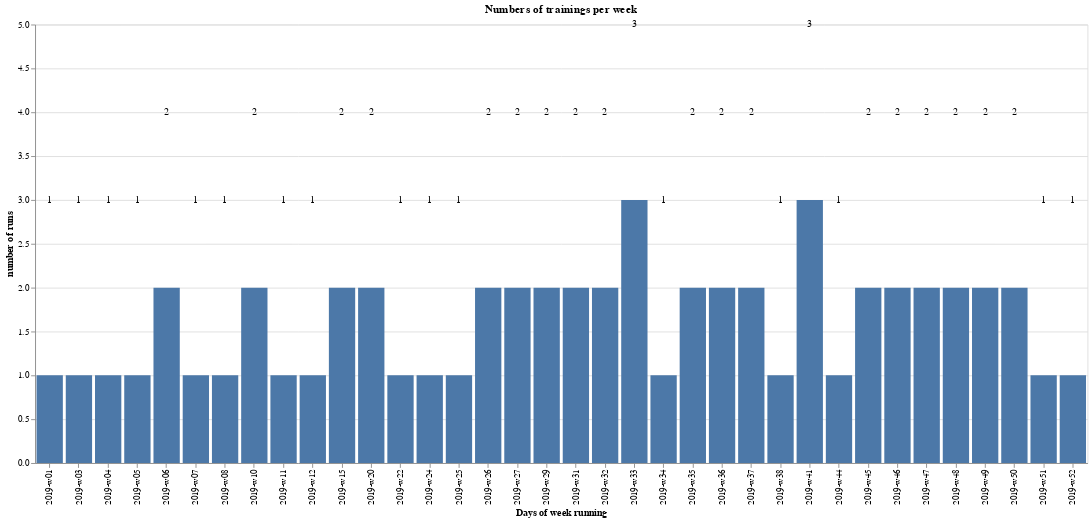

The code cell stored with this chart in its notebook:
### Markdown cell above
- Mais frequência nos treinos (a partir do segundo semestre), maiores distâncias.

![](./images/altair.png)

### Code cell
labels = (
    alt.Chart(
        runs
        .groupby("Year-week")
        .agg(
            label = ("total_distance_km", "count")
        )
        .assign(
            y = lambda x: x.label + 2
        )
        .reset_index()
    )
    .mark_text()
    .encode(
        x = "Year-week:O",
        y = "y",
        text = "label"
    )
)


# the chart
chart = (
    alt.Chart(runs)
    .mark_bar()
    .encode(
        alt.X("Year-week:O", bin = False, title = "Days of week running"),
        alt.Y(aggregate = "count", type = "quantitative", title = "number of runs")
    )
    #.mark_text
    .properties(
        title = "Numbers of trainings per week",
        width = 1200,
        height = 500
    )
)

chart + labels

### Figure 1 — Vega-Lite specification as saved in the notebook (floating-point values rounded to 4 significant figures)
{"config": {"view": {"continuousWidth": 400, "continuousHeight": 300}}, "layer": [{"data": {"name": "data-727f140e48b5c1fc454d352508e59e2d"}, "mark": "bar", "encoding": {"x": {"bin": false, "field": "Year-week", "title": "Days of week running", "type": "ordinal"}, "y": {"aggregate": "count", "title": "number of runs", "type": "quantitative"}}, "height": 500, "title": "Numbers of trainings per week", "width": 1200}, {"data": {"name": "data-c46ffe09861a190a328aec9bdf5cfa88"}, "mark": "text", "encoding": {"text": {"field": "label", "type": "quantitative"}, "x": {"field": "Year-week", "type": "ordinal"}, "y": {"field": "y", "type": "quantitative"}}}], "$schema": "https://vega.github.io/schema/vega-lite/v4.17.0.json", "datasets": {"data-727f140e48b5c1fc454d352508e59e2d": [{"Year-month": "2019-01", "Year-week": "2019-w01", "total_distance_km": 5.822, "mean_speed_km": 9.341}, {"Year-month": "2019-01", "Year-week": "2019-w03", "total_distance_km": 5.275, "mean_speed_km": 8.829}, {"Year-month": "2019-01", "Year-week": "2019-w04", "total_distance_km": 10.15, "mean_speed_km": 8.561}, {"Year-month": "2019-02", "Year-week": "2019-w05", "total_distance_km": 4.537, "mean_speed_km": 8.155}, {"Year-month": "2019-02", "Year-week": "2019-w06", "total_distance_km": 5.32, "mean_speed_km": 10.14}, {"Year-month": "2019-02", "Year-week": "2019-w06", "total_distance_km": 1.89, "mean_speed_km": 8.525}, {"Year-month": "2019-02", "Year-week": "2019-w07", "total_distance_km": 4.903, "mean_speed_km": 7.416}, {"Year-month": "2019-03", "Year-week": "2019-w08", "total_distance_km": 5.043, "mean_speed_km": 8.424}, {"Year-month": "2019-03", "Year-week": "2019-w10", "total_distance_km": 14.25, "mean_speed_km": 28.94}, {"Year-month": "2019-03", "Year-week": "2019-w10", "total_distance_km": 4.008, "mean_speed_km": 6.705}, {"Year-month": "2019-03", "Year-week": "2019-w11", "total_distance_km": 8.031, "mean_speed_km": 8.52}, {"Year-month": "2019-03", "Year-week": "2019-w12", "total_distance_km": 4.163, "mean_speed_km": 7.275}, {"Year-month": "2019-04", "Year-week": "2019-w15", "total_distance_km": 9.937, "mean_speed_km": 8.173}, {"Year-month": "2019-04", "Year-week": "2019-w15", "total_distance_km": 5.061, "mean_speed_km": 8.545}, {"Year-month": "2019-05", "Year-week": "2019-w20", "total_distance_km": 5.059, "mean_speed_km": 5.834}, {"Year-month": "2019-05", "Year-week": "2019-w20", "total_distance_km": 5.058, "mean_speed_km": 8.67}, {"Year-month": "2019-06", "Year-week": "2019-w22", "total_distance_km": 6.675, "mean_speed_km": 8.072}, {"Year-month": "2019-06", "Year-week": "2019-w24", "total_distance_km": 4.762, "mean_speed_km": 9.378}, {"Year-month": "2019-06", "Year-week": "2019-w25", "total_distance_km": 4.813, "mean_speed_km": 6.286}, {"Year-month": "2019-06", "Year-week": "2019-w26", "total_distance_km": 5.178, "mean_speed_km": 8.084}, {"Year-month": "2019-07", "Year-week": "2019-w26", "total_distance_km": 5.053, "mean_speed_km": 6.551}, {"Year-month": "2019-07", "Year-week": "2019-w27", "total_distance_km": 10.06, "mean_speed_km": 8.658}, {"Year-month": "2019-07", "Year-week": "2019-w27", "total_distance_km": 5.11, "mean_speed_km": 9.662}, {"Year-month": "2019-07", "Year-week": "2019-w29", "total_distance_km": 12.42, "mean_speed_km": 8.367}, {"Year-month": "2019-07", "Year-week": "2019-w29", "total_distance_km": 5.09, "mean_speed_km": 4.401}, {"Year-month": "2019-08", "Year-week": "2019-w31", "total_distance_km": 10.11, "mean_speed_km": 8.513}, {"Year-month": "2019-08", "Year-week": "2019-w31", "total_distance_km": 6.026, "mean_speed_km": 7.468}, {"Year-month": "2019-08", "Year-week": "2019-w32", "total_distance_km": 12.39, "mean_speed_km": 7.927}, {"Year-month": "2019-08", "Year-week": "2019-w32", "total_distance_km": 10.45, "mean_speed_km": 8.076}, {"Year-month": "2019-08", "Year-week": "2019-w33", "total_distance_km": 10.36, "mean_speed_km": 7.985}, {"Year-month": "2019-08", "Year-week": "2019-w33", "total_distance_km": 9.835, "mean_speed_km": 7.933}, {"Year-month": "2019-08", "Year-week": "2019-w33", "total_distance_km": 7.511, "mean_speed_km": 6.725}, {"Year-month": "2019-08", "Year-week": "2019-w34", "total_distance_km": 14.21, "mean_speed_km": 7.616}, {"Year-month": "2019-09", "Year-week": "2019-w35", "total_distance_km": 10.1, "mean_speed_km": 10.12}, {"Year-month": "2019-09", "Year-week": "2019-w35", "total_distance_km": 9.999, "mean_speed_km": 7.649}, {"Year-month": "2019-09", "Year-week": "2019-w36", "total_distance_km": 15.23, "mean_speed_km": 8.127}, {"Year-month": "2019-09", "Year-week": "2019-w36", "total_distance_km": 9.065, "mean_speed_km": 8.017}, {"Year-month": "2019-09", "Year-week": "2019-w37", "total_distance_km": 9.908, "mean_speed_km": 9.793}, {"Year-month": "2019-09", "Year-week": "2019-w37", "total_distance_km": 7.158, "mean_speed_km": 7.856}, {"Year-month": "2019-09", "Year-week": "2019-w38", "total_distance_km": 16.08, "mean_speed_km": 8.123}, {"Year-month": "2019-10", "Year-week": "2019-w41", "total_distance_km": 8.098, "mean_speed_km": 9.159}, {"Year-month": "2019-10", "Year-week": "2019-w41", "total_distance_km": 13.86, "mean_speed_km": 8.329}, {"Year-month": "2019-10", "Year-week": "2019-w41", "total_distance_km": 10.15, "mean_speed_km": 9.537}, {"Year-month": "2019-11", "Year-week": "2019-w44", "total_distance_km": 18.33, "mean_speed_km": 8.063}, {"Year-month": "2019-11", "Year-week": "2019-w45", "total_distance_km": 8.076, "mean_speed_km": 6.308}, {"Year-month": "2019-11", "Year-week": "2019-w45", "total_distance_km": 10.1, "mean_speed_km": 7.832}, {"Year-month": "2019-11", "Year-week": "2019-w46", "total_distance_km": 19.02, "mean_speed_km": 7.764}, {"Year-month": "2019-11", "Year-week": "2019-w46", "total_distance_km": 8.667, "mean_speed_km": 8.364}, {"Year-month": "2019-11", "Year-week": "2019-w47", "total_distance_km": 9.897, "mean_speed_km": 8.22}, {"Year-month": "2019-11", "Year-week": "2019-w47", "total_distance_km": 14.35, "mean_speed_km": 8.753}, {"Year-month": "2019-12", "Year-week": "2019-w48", "total_distance_km": 20.07, "mean_speed_km": 7.588}, {"Year-month": "2019-12", "Year-week": "2019-w48", "total_distance_km": 5.653, "mean_speed_km": 7.472}, {"Year-month": "2019-12", "Year-week": "2019-w49", "total_distance_km": 21.38, "mean_speed_km": 7.726}, {"Year-month": "2019-12", "Year-week": "2019-w49", "total_distance_km": 4.015, "mean_speed_km": 6.348}, {"Year-month": "2019-12", "Year-week": "2019-w50", "total_distance_km": 9.819, "mean_speed_km": 7.922}, {"Year-month": "2019-12", "Year-week": "2019-w50", "total_distance_km": 7.111, "mean_speed_km": 8.448}, {"Year-month": "2019-12", "Year-week": "2019-w51", "total_distance_km": 15.08, "mean_speed_km": 8.033}, {"Year-month": "2019-12", "Year-week": "2019-w52", "total_distance_km": 15.92, "mean_speed_km": 8.415}], "data-c46ffe09861a190a328aec9bdf5cfa88": [{"Year-week": "2019-w01", "label": 1, "y": 3}, {"Year-week": "2019-w03", "label": 1, "y": 3}, {"Year-week": "2019-w04", "label": 1, "y": 3}, {"Year-week": "2019-w05", "label": 1, "y": 3}, {"Year-week": "2019-w06", "label": 2, "y": 4}, {"Year-week": "2019-w07", "label": 1, "y": 3}, {"Year-week": "2019-w08", "label": 1, "y": 3}, {"Year-week": "2019-w10", "label": 2, "y": 4}, {"Year-week": "2019-w11", "label": 1, "y": 3}, {"Year-week": "2019-w12", "label": 1, "y": 3}, {"Year-week": "2019-w15", "label": 2, "y": 4}, {"Year-week": "2019-w20", "label": 2, "y": 4}, {"Year-week": "2019-w22", "label": 1, "y": 3}, {"Year-week": "2019-w24", "label": 1, "y": 3}, {"Year-week": "2019-w25", "label": 1, "y": 3}, {"Year-week": "2019-w26", "label": 2, "y": 4}, {"Year-week": "2019-w27", "label": 2, "y": 4}, {"Year-week": "2019-w29", "label": 2, "y": 4}, {"Year-week": "2019-w31", "label": 2, "y": 4}, {"Year-week": "2019-w32", "label": 2, "y": 4}, {"Year-week": "2019-w33", "label": 3, "y": 5}, {"Year-week": "2019-w34", "label": 1, "y": 3}, {"Year-week": "2019-w35", "label": 2, "y": 4}, {"Year-week": "2019-w36", "label": 2, "y": 4}, {"Year-week": "2019-w37", "label": 2, "y": 4}, {"Year-week": "2019-w38", "label": 1, "y": 3}, {"Year-week": "2019-w41", "label": 3, "y": 5}, {"Year-week": "2019-w44", "label": 1, "y": 3}, {"Year-week": "2019-w45", "label": 2, "y": 4}, {"Year-week": "2019-w46", "label": 2, "y": 4}, {"Year-week": "2019-w47", "label": 2, "y": 4}, {"Year-week": "2019-w48", "label": 2, "y": 4}, {"Year-week": "2019-w49", "label": 2, "y": 4}, {"Year-week": "2019-w50", "label": 2, "y": 4}, {"Year-week": "2019-w51", "label": 1, "y": 3}, {"Year-week": "2019-w52", "label": 1, "y": 3}]}}
